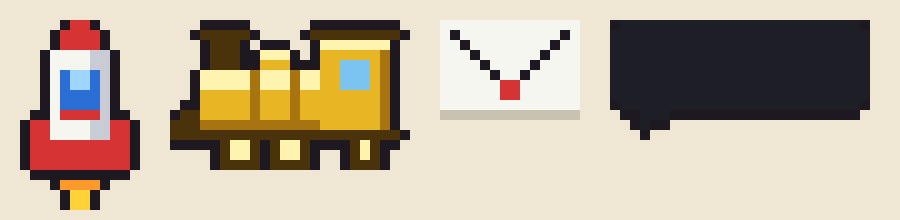

Recreate this plot in Python.
import json
from PIL import Image
def mk(w,h):return [['.']*w for _ in range(h)]
def R(g,x0,y0,x1,y1,c):
    for y in range(y0,y1+1):
        for x in range(x0,x1+1):
            if 0<=y<len(g) and 0<=x<len(g[0]):g[y][x]=c
def outline(g):
    h,w=len(g),len(g[0]);add=[]
    for y in range(h):
        for x in range(w):
            if g[y][x]=='.' and any(0<=y+dy<h and 0<=x+dx<w and g[y+dy][x+dx] not in '.K' for dx,dy in((1,0),(-1,0),(0,1),(0,-1))):add.append((x,y))
    for x,y in add:g[y][x]='K'
rows=lambda g:[''.join(r) for r in g]
# rocket 12x19
r=mk(12,19)
R(r,5,0,6,0,'R');R(r,4,1,7,2,'R');R(r,3,3,8,11,'W');R(r,7,3,8,11,'w');R(r,4,5,7,8,'B');R(r,5,5,6,6,'b')
R(r,4,9,7,9,'R');R(r,1,10,2,14,'R');R(r,9,10,10,14,'R');R(r,3,12,8,14,'R');R(r,4,15,7,15,'K')
R(r,4,16,7,16,'O');R(r,5,17,6,18,'Y')
outline(r)
# train 24x15
t=mk(24,15)
R(t,3,1,7,1,'k');R(t,4,2,6,4,'k');R(t,9,3,11,4,'Y');R(t,9,3,11,3,'Z')
R(t,3,5,15,10,'Y');R(t,3,5,15,5,'Z');R(t,3,6,15,6,'Z');R(t,3,10,15,10,'y');R(t,8,5,8,10,'y');R(t,12,5,12,10,'y')
R(t,14,1,22,1,'k');R(t,15,2,21,10,'Y');R(t,15,2,21,2,'Z');R(t,17,4,19,6,'L');R(t,21,3,21,10,'y')
R(t,0,10,2,11,'k');R(t,1,9,2,9,'k');R(t,2,11,22,11,'k')
for cx in (6,11):R(t,cx-1,12,cx+2,14,'k');R(t,cx,12,cx+1,13,'Z')
R(t,18,12,20,14,'k');R(t,19,12,19,13,'Z')
outline(t)
# envelope 14x10
e=mk(14,10)
R(e,0,0,13,9,'W');R(e,0,9,13,9,'s')
for i in range(6):e[1+i][1+i]='K';e[1+i][12-i]='K'
R(e,6,6,7,7,'R')
outline(e)
# thread bubble 26x12
th=mk(26,12)
R(th,1,0,24,8,'I');R(th,0,1,25,7,'I');R(th,3,9,5,9,'I');R(th,3,10,3,10,'I')
outline(th)
P={'R':'#d63434','W':'#f6f6f0','w':'#c9ccd4','B':'#2b6fd6','b':'#9fd6ff','O':'#ff9a2a','Y':'#ffd23a','K':'#1e1820','Z':'#fff3b0','y':'#a8740f','L':'#7cc4f0','k':'#4a320a','s':'#c9c2b0','I':'#1e1e26','e':'#7cd2ff'}
TP=dict(P);TP['Y']='#e8b524'
out={'ROCKET':rows(r),'TRAIN':rows(t),'ENV':rows(e),'THREAD':rows(th)}
json.dump(out,open('items.json','w'))
s=10;img=Image.new('RGB',(900,220),(239,230,211));ox=20
for k,g in out.items():
    pal=TP if k=='TRAIN' else P
    for y,row in enumerate(g):
        for x,c in enumerate(row):
            if c!='.':img.paste(pal[c],(ox+x*s,20+y*s,ox+x*s+s,20+y*s+s))
    ox+=len(g[0])*s+30
img.save('items.png')
